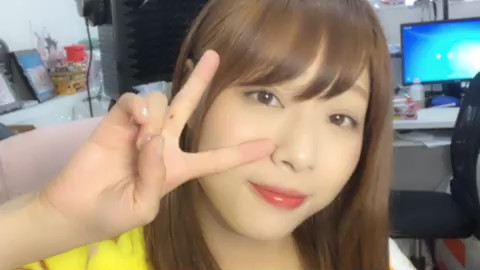
#> input picture thumbnail/images/test.jpg, 480 x 270 px
$ python eye_bigger.py
#> lines starting #> are read from the running program, lines starting #| are printed output that depends on the picture; after the words box and inside, x2 and y2 are one past the last pixel; in counts of white or black regions, pixels touching at a corner belong together
#> further down, face is the input picture: shape (270, 480, 3); mean B, G, R 116.5, 133.4, 147.3
"""
画像の人間の目を大きくするよ！
"""

import os
import cv2


# TODO: カスケードファイルのディレクトリ変更
CASCADE_DIR = './haarcascade/haarcascade_eye.xml'
EYE_CASCADE = cv2.CascadeClassifier(CASCADE_DIR)
RATE = 1.1


def eye_bigger(img_opencv):
    """
    画像の人間の目を大きくする
    """
    eyelist, eyes = detect_eyes(img_opencv)
    if eyelist:
        eye1 = eyelist[0]
        eye2 = eyelist[1]
        eye1 = cv2.resize(eye1, (int(eyes[0][2]*RATE), int(eyes[0][3]*RATE)))
        eye2 = cv2.resize(eye2, (int(eyes[1][2]*RATE), int(eyes[1][3]*RATE)))
        return attach_eye(img_opencv, eyes, eye1, eye2)

    return img_opencv


def detect_eyes(img):
    """
    検出した目の座標を返す
    """
    face_img = img.copy()
    eyes = EYE_CASCADE.detectMultiScale(face_img)
#> eyes = [[241, 74, 43, 43], [316, 99, 42, 42], [262, 186, 24, 24], [309, 62, 50, 50], [92, 216, 47, 47]]

    # 検出できなかったらそのまま返す
    if len(eyes) == 0:
        return [], []

    # 一人分の目だけを対象にする
    if len(eyes) > 2:
        idx = len(eyes) - 2
#> idx = 3
        eyes = eyes[:-idx]
#> eyes = [[241, 74, 43, 43], [316, 99, 42, 42]]

    eyelist = []
    for (x, y, w, h) in eyes:
        # 目が小さすぎる場合は除く
        if w < 10 or h < 10:
            break

        eye = img[y : y+h, x : x+w]
        eyelist.append(eye)
#> this loop made 2 passes
#> pass 1, in detect_eyes, `eye = img[y : y+h, x : x+w]`:
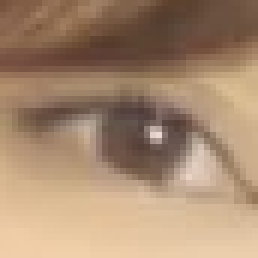
#> eye: shape (43, 43, 3) (shown 6 times larger); mean B, G, R 111.4, 137.4, 166.5
#> pass 2, in detect_eyes, `eye = img[y : y+h, x : x+w]`:
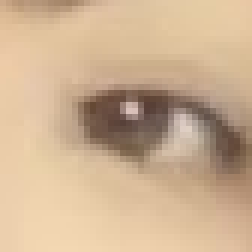
#> eye: shape (42, 42, 3) (shown 6 times larger); mean B, G, R 146.3, 177.2, 205.4
#> after the loop, eyelist = 2 items
#> in eye_bigger, `eyelist, eyes = detect_eyes(img_opencv)`: eyes = [[241, 74, 43, 43], [316, 99, 42, 42]]

    return eyelist, eyes


def attach_eye(img_opencv, eyes, eye1, eye2):
    """
    目を拡大し、元の画像に合成して返す
    """
    img_bigger_opencv = img_opencv.copy()

    x_offset1 = eyes[0][0]-int(eye1.shape[0]*abs(RATE-1))//2
#> x_offset1 = 239
    y_offset1 = eyes[0][1]-int(eye1.shape[1]*abs(RATE-1))//2
#> y_offset1 = 72
    x_offset2 = eyes[1][0]-int(eye2.shape[0]*abs(RATE-1))//2
#> x_offset2 = 314
    y_offset2 = eyes[1][1]-int(eye2.shape[1]*abs(RATE-1))//2
#> y_offset2 = 97

    img_bigger_opencv[y_offset1:y_offset1+eye1.shape[0], x_offset1:x_offset1+eye1.shape[1]] = eye1
#> img_bigger_opencv: shape (270, 480, 3); 1.69% of pixels changed, all inside (x1, y1, x2, y2) = (239, 72, 286, 119)
    img_bigger_opencv[y_offset2:y_offset2+eye2.shape[0], x_offset2:x_offset2+eye2.shape[1]] = eye2
#> img_bigger_opencv: shape (270, 480, 3); mean B, G, R 116.5, 133.3, 147.2

    return img_bigger_opencv


if __name__ == '__main__':
    DIR = os.path.abspath(os.path.dirname('__file__'))
    face = cv2.imread(DIR + '/images/' + 'test.jpg')
    face = eye_bigger(face)
    cv2.imwrite(DIR + '/images/' + 'output.jpg', face)
